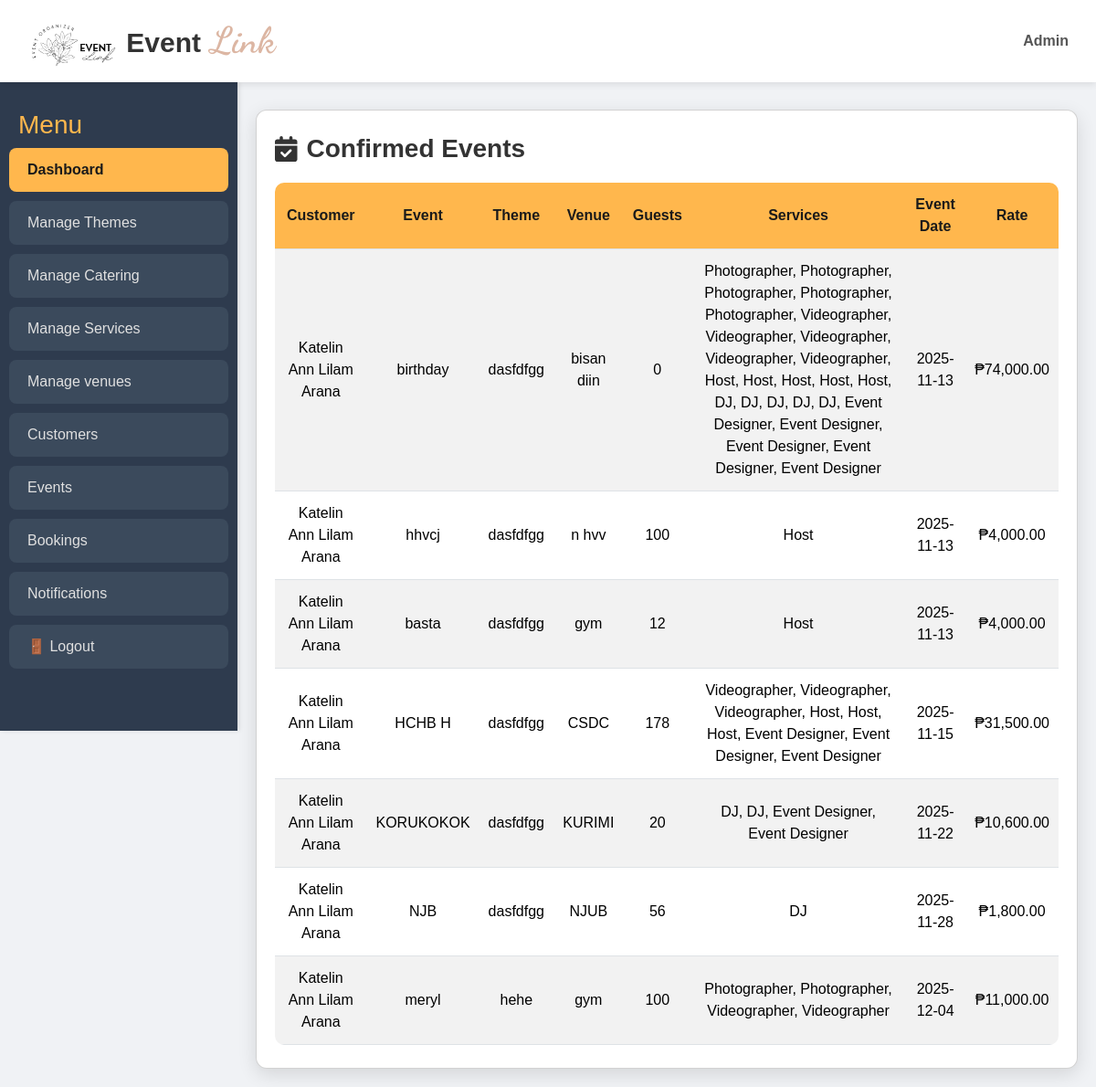
Page /php/events.php on the committed database.
### tables this page shows
CREATE TABLE `events` (
  `event_id` int(11) NOT NULL,
  `customer_id` int(11) NOT NULL,
  `event_name` varchar(100) NOT NULL,
  `event_date` date NOT NULL,
  `event_time` time NOT NULL,
  `venue_id` int(11) DEFAULT NULL,
  `theme_id` int(11) DEFAULT NULL,
  `status` enum('pending','confirmed','completed','cancelled') DEFAULT 'pending',
  `created_at` timestamp NOT NULL DEFAULT current_timestamp(),
  `guest_count` int(11) NOT NULL DEFAULT 0
);

CREATE TABLE `themes` (
  `theme_id` int(11) NOT NULL,
  `theme_name` varchar(100) NOT NULL,
  `category` varchar(100) DEFAULT NULL,
  `description` text DEFAULT NULL,
  `price` decimal(10,2) NOT NULL
);

CREATE TABLE `venues` (
  `venue_id` int(11) NOT NULL,
  `venue_name` varchar(100) NOT NULL,
  `location` varchar(255) DEFAULT NULL,
  `capacity` int(11) DEFAULT NULL,
  `price` decimal(10,2) NOT NULL
);

### php/events.php (the view, shortened to what this page needs)
<?php
try {
    $conn = new PDO("mysql:host=localhost;dbname=event_management", "root", "");
    $conn->setAttribute(PDO::ATTR_ERRMODE, PDO::ERRMODE_EXCEPTION);
    $sql = "
        SELECT
            e.event_id,
            e.event_name,
            e.guest_count,
            CONCAT(u.first_name, ' ', COALESCE(u.middle_name,''), ' ', u.last_name) AS customer,
            t.theme_name,
            v2.venue_name,
            e.event_date,
            GROUP_CONCAT(s.service_name SEPARATOR ', ') AS services,
            COALESCE(SUM(bd.rate), 0) AS total_rate
        FROM events e
        JOIN users u ON e.customer_id = u.user_id
        LEFT JOIN themes t ON e.theme_id = t.theme_id
        LEFT JOIN venues v2 ON e.venue_id = v2.venue_id
        LEFT JOIN event_services es ON e.event_id = es.event_id
        LEFT JOIN services s ON es.service_id = s.service_id
        LEFT JOIN booking_details bd ON e.event_id = bd.event_id
        WHERE e.status = 'Confirmed'
        GROUP BY e.event_id
        ORDER BY e.event_date ASC
    ";
    $events = $conn->query($sql)->fetchAll(PDO::FETCH_ASSOC);
} catch(PDOException $e) {
    die("Error: " . $e->getMessage());
}
?>
<!DOCTYPE html>
<html lang="en">
<head>
<link rel="stylesheet" href="../bootstrap/bootstrap.css">
<link rel="stylesheet" href="../fontawesome/css/all.min.css">
</head>
<body>
<header class="dashboard-header">
    <div class="logo">
        <img src="../img/logo.png" class="logo-img"> Event<span> Link</span>
    </div>
    <div class="header-profile">Admin</div>
</header>
<div class="sidebar">
    <h2>Menu</h2>
    <ul class="sidebar-nav">
        <li><a href="admin_dashboard.php" class="sidebar-btn active"> Dashboard</a></li>
        <a href="themes.php" class="sidebar-btn">Manage Themes</a>
        <a href="manage_catering.php" class="sidebar-btn"> Manage Catering</a>
        <a href="services.php" class="sidebar-btn">Manage Services</a>
        <a href="venues.php" class="sidebar-btn">Manage venues</a>
        <a href="customers.php" class="sidebar-btn">Customers</a>
        <a href="events.php" class="sidebar-btn">Events</a>
        <a href="bookings.php" class="sidebar-btn">Bookings</a>
        <a href="admin_notifications.php" class="sidebar-btn"> Notifications</a>
        <li><a href="logout.php" class="sidebar-btn">🚪 Logout</a></li>
    </ul>
</div>
<div class="container">
    <div class="card">
        <h2><i class="fas fa-calendar-check"></i> Confirmed Events</h2>
        <div class="table-responsive">
        <table class="table table-striped align-middle text-center mb-0">
            <thead>
                <tr>
                    <th>Customer</th>
                    <th>Event</th>
                    <th>Theme</th>
                    <th>Venue</th>
                    <th>Guests</th>
                    <th>Services</th>
                    <th>Event Date</th>
                    <th>Rate</th>
                </tr>
            </thead>
            <tbody>
                <?php if ($events): ?>
                    <?php foreach($events as $event): ?>
                        <tr>
                            <td><?= htmlspecialchars($event['customer']) ?></td>
                            <td><?= htmlspecialchars($event['event_name']) ?></td>
                            <td><?= htmlspecialchars($event['theme_name'] ?? '-') ?></td>
                            <td><?= htmlspecialchars($event['venue_name'] ?? '-') ?></td>
                            <td><?= htmlspecialchars($event['guest_count'] ?? '0') ?></td>
                            <td><?= htmlspecialchars($event['services'] ?? '-') ?></td>
                            <td><?= htmlspecialchars($event['event_date']) ?></td>
                            <td>₱<?= number_format($event['total_rate'], 2) ?></td>
                        </tr>
                    <?php endforeach; ?>
                <?php else: ?>
                    <tr><td colspan="9" class="text-center text-muted">No confirmed events found.</td></tr>
                <?php endif; ?>
            </tbody>
        </table>
        </div>
    </div>
</div>
</body>
</html>

### php/events.php (style rules this page uses)
body { font-family: 'Poppins', sans-serif; margin:0; padding:0; margin-left: 260px; background:#f0f2f5; color:#333; }
.dashboard-header { position: fixed; top:0; left:0; right:0; height:90px; background:#fff; display:flex; justify-content:space-between; align-items:center; padding:0 30px; box-shadow:0 2px 8px rgba(0,0,0,.1); z-index:10; }
.dashboard-header .logo-img { width:100px; }
.dashboard-header .logo span { font-family:'Dancing Script',cursive; color:#dcb6a3; font-size:40px; }
.header-profile { font-weight:600; color:#555; }
.sidebar { width: 260px; height: calc(100vh - 90px); position: fixed; top: 90px; left: 0; background: #2e3b4e; padding-top: 30px; box-shadow: 2px 0 5px rgba(0,0,0,.1); overflow-y: auto; overflow-x: hidden; }
.sidebar h2 { padding-left:20px; color:#ffb74d; font-size:28px; }
.sidebar-nav { list-style:none; padding:0 10px; display:flex; flex-direction:column; gap:10px; }
.sidebar-btn { display:block; padding:12px 20px; text-decoration:none; color:#e0e0e0; background:#3b4a5c; border-radius:8px; transition:.3s; }
.sidebar-btn.active, .sidebar-btn:hover { background:#ffb74d; color:#1a1a1a; font-weight:600; }
.container { margin-top:100px; padding:20px; }
.card { border-radius:12px; padding:25px 20px; background:#fff; box-shadow:0 6px 20px rgba(0,0,0,.12); }
.card h2 { font-size:28px; font-weight:600; color:#333; margin-bottom:20px; display:flex; align-items:center; gap:10px; }
.table { border-collapse: separate; border-spacing:0; border-radius:10px; overflow:hidden; }
.table th, .table td { vertical-align: middle !important; text-align:center; padding:12px 10px; }
.table thead th { background:#ffb74d; color:#1a1a1a; font-weight:600; }
.table tbody tr:nth-child(even) { background:#f9f9f9; }
.table-responsive { overflow-x:auto; }
.logo { font-size:30px; font-weight:700; }

### rows in the picture
events: customer "Katelin Ann Lilam Arana", event_name "birthday", theme.theme_name "dasfdfgg", venue.venue_name "bisan diin", guest_count "0", services "Photographer, Photographer, Photographer, Photographer, Photographer, Videographer, Videographer, Videographer, Videographer, Videographer, Host, Host, Host, Host, Host, DJ, DJ, DJ, DJ, DJ, Event Designer, Event Designer, Event Designer, Event Designer, Event Designer", event_date "2025-11-13", total_rate "74,000.00"
events: customer "Katelin Ann Lilam Arana", event_name "hhvcj", theme.theme_name "dasfdfgg", venue.venue_name "n hvv", guest_count "100", services "Host", event_date "2025-11-13", total_rate "4,000.00"
events: customer "Katelin Ann Lilam Arana", event_name "basta", theme.theme_name "dasfdfgg", venue.venue_name "gym", guest_count "12", services "Host", event_date "2025-11-13", total_rate "4,000.00"
events: customer "Katelin Ann Lilam Arana", event_name "HCHB H", theme.theme_name "dasfdfgg", venue.venue_name "CSDC", guest_count "178", services "Videographer, Videographer, Videographer, Host, Host, Host, Event Designer, Event Designer, Event Designer", event_date "2025-11-15", total_rate "31,500.00"
events: customer "Katelin Ann Lilam Arana", event_name "KORUKOKOK", theme.theme_name "dasfdfgg", venue.venue_name "KURIMI", guest_count "20", services "DJ, DJ, Event Designer, Event Designer", event_date "2025-11-22", total_rate "10,600.00"
events: customer "Katelin Ann Lilam Arana", event_name "NJB", theme.theme_name "dasfdfgg", venue.venue_name "NJUB", guest_count "56", services "DJ", event_date "2025-11-28", total_rate "1,800.00"
events: customer "Katelin Ann Lilam Arana", event_name "meryl", theme.theme_name "hehe", venue.venue_name "gym", guest_count "100", services "Photographer, Photographer, Videographer, Videographer", event_date "2025-12-04", total_rate "11,000.00"
